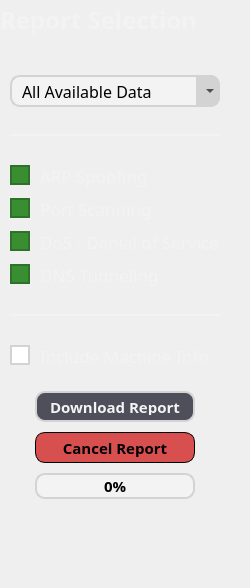
               <widget class="QFrame" name="reportSelectionVerticalFrameOutside">
                <property name="minimumSize">
                 <size>
                  <width>250</width>
                  <height>0</height>
                 </size>
                </property>
                <property name="maximumSize">
                 <size>
                  <width>250</width>
                  <height>16777215</height>
                 </size>
                </property>
                <layout class="QVBoxLayout" name="verticalLayout_10">
                 <property name="spacing">
                  <number>15</number>
                 </property>
                 <property name="leftMargin">
                  <number>0</number>
                 </property>
                 <property name="topMargin">
                  <number>0</number>
                 </property>
                 <property name="rightMargin">
                  <number>10</number>
                 </property>
                 <property name="bottomMargin">
                  <number>20</number>
                 </property>
                 <item>
                  <widget class="QLabel" name="reportSelectionLabel">
                   <property name="minimumSize">
                    <size>
                     <width>180</width>
                     <height>40</height>
                    </size>
                   </property>
                   <property name="maximumSize">
                    <size>
                     <width>16777215</width>
                     <height>16777215</height>
                    </size>
                   </property>
                   <property name="font">
                    <font>
                     <family>Cairo</family>
                     <pointsize>-1</pointsize>
                     <bold>true</bold>
                    </font>
                   </property>
                   <property name="styleSheet">
                    <string notr="true">#reportSelectionLabel {
	background-color: transparent;
	color: #f3f3f3;
    font-size: 24px;
    font-family: Cairo;
    font-weight: bold;
}</string>
                   </property>
                   <property name="text">
                    <string>Report Selection</string>
                   </property>
                   <property name="alignment">
                    <set>Qt::AlignmentFlag::AlignLeading|Qt::AlignmentFlag::AlignLeft|Qt::AlignmentFlag::AlignVCenter</set>
                   </property>
                   <property name="wordWrap">
                    <bool>false</bool>
                   </property>
                  </widget>
                 </item>
                 <item>
                  <widget class="QFrame" name="reportSelectionVerticalFrameInside">
                   <property name="minimumSize">
                    <size>
                     <width>240</width>
                     <height>0</height>
                    </size>
                   </property>
                   <property name="maximumSize">
                    <size>
                     <width>240</width>
                     <height>16777215</height>
                    </size>
                   </property>
                   <property name="styleSheet">
                    <string notr="true"/>
                   </property>
                   <layout class="QVBoxLayout" name="verticalLayout_11">
                    <property name="spacing">
                     <number>8</number>
                    </property>
                    <property name="leftMargin">
                     <number>10</number>
                    </property>
                    <property name="topMargin">
                     <number>20</number>
                    </property>
                    <property name="rightMargin">
                     <number>20</number>
                    </property>
                    <property name="bottomMargin">
                     <number>20</number>
                    </property>
                    <item>
                     <widget class="QFrame" name="reportDurationComboBoxFrame">
                      <property name="minimumSize">
                       <size>
                        <width>210</width>
                        <height>32</height>
                       </size>
                      </property>
                      <property name="maximumSize">
                       <size>
                        <width>210</width>
                        <height>32</height>
                       </size>
                      </property>
                      <property name="font">
                       <font>
                        <family>Cairo</family>
                        <pointsize>12</pointsize>
                       </font>
                      </property>
                      <property name="styleSheet">
                       <string notr="true">#reportDurationComboBoxFrame {
    background-color: #f3f3f3;
    color: black;
    border: 2px solid lightgray; 
    border-radius: 10px;
    padding-left: 10px;
}</string>
                      </property>
                      <property name="frameShape">
                       <enum>QFrame::Shape::StyledPanel</enum>
                      </property>
                      <property name="frameShadow">
                       <enum>QFrame::Shadow::Raised</enum>
                      </property>
                      <widget class="QFrame" name="reportDurationComboBoxArrow">
                       <property name="geometry">
                        <rect>
                         <x>186</x>
                         <y>0</y>
                         <width>24</width>
                         <height>32</height>
                        </rect>
                       </property>
                       <property name="minimumSize">
                        <size>
                         <width>24</width>
                         <height>32</height>
                        </size>
                       </property>
                       <property name="maximumSize">
                        <size>
                         <width>22</width>
                         <height>32</height>
                        </size>
                       </property>
                       <property name="font">
                        <font>
                         <family>Cairo</family>
                         <pointsize>12</pointsize>
                        </font>
                       </property>
                       <property name="styleSheet">
                        <string notr="true">#reportDurationComboBoxArrow {
    background-color: lightgray;
    color: black;
    border-top-right-radius: 10px;
    border-bottom-right-radius: 10px;
    padding-left: 10px;
}</string>
                       </property>
                       <property name="frameShape">
                        <enum>QFrame::Shape::StyledPanel</enum>
                       </property>
                       <property name="frameShadow">
                        <enum>QFrame::Shadow::Raised</enum>
                       </property>
                      </widget>
                      <widget class="QComboBox" name="reportDurationComboBox">
                       <property name="enabled">
                        <bool>false</bool>
                       </property>
                       <property name="geometry">
                        <rect>
                         <x>0</x>
                         <y>0</y>
                         <width>210</width>
                         <height>32</height>
                        </rect>
                       </property>
                       <property name="minimumSize">
                        <size>
                         <width>210</width>
                         <height>32</height>
                        </size>
                       </property>
                       <property name="maximumSize">
                        <size>
                         <width>210</width>
                         <height>32</height>
                        </size>
                       </property>
                       <property name="font">
                        <font>
                         <family>Cairo</family>
                         <pointsize>-1</pointsize>
                        </font>
                       </property>
                       <property name="cursor">
                        <cursorShape>PointingHandCursor</cursorShape>
                       </property>
                       <property name="toolTip">
                        <string>&lt;html&gt;&lt;head/&gt;&lt;body&gt;&lt;p&gt;Select the time range for the report.&lt;/p&gt;&lt;/body&gt;&lt;/html&gt;</string>
                       </property>
                       <property name="styleSheet">
                        <string notr="true">#reportDurationComboBox {
    background-color: transparent;
    color: black;
    font-size: 16px;
    font-family: Cairo;
    border: 2px outset transparent;
    border-radius: 10px;
    padding: 4px;
	padding-left: 10px;
}

#reportDurationComboBox QAbstractItemView {
    background-color:  #f3f3f3;
    selection-background-color: rgb(95, 97, 109);
    color: rgb(0, 0, 0);
    border: 1px solid black;
    padding: 10px;
    padding-left: 5px;
    padding-right: 5px;
}

#reportDurationComboBox QAbstractItemView::item:hover { 
    background-color: rgba(0, 0, 0, 0.07);
    color: black;
    border-radius: 6px;
    padding-left: 8px;
}

#reportDurationComboBox QAbstractItemView::item:selected { 
    color: black;
    border: none;
    outline: none;
}

#reportDurationComboBox QListView{
    outline: 0px;
}</string>
                       </property>
                       <property name="currentIndex">
                        <number>4</number>
                       </property>
                       <item>
                        <property name="text">
                         <string>Last Day</string>
                        </property>
                       </item>
                       <item>
                        <property name="text">
                         <string>Last Week</string>
                        </property>
                       </item>
                       <item>
                        <property name="text">
                         <string>Last Month</string>
                        </property>
                       </item>
                       <item>
                        <property name="text">
                         <string>Last Year</string>
                        </property>
                       </item>
                       <item>
                        <property name="text">
                         <string>All Available Data</string>
                        </property>
                       </item>
                      </widget>
                     </widget>
                    </item>
                    <item>
                     <widget class="Line" name="horizontalLine1">
                      <property name="minimumSize">
                       <size>
                        <width>210</width>
                        <height>40</height>
                       </size>
                      </property>
                      <property name="styleSheet">
                       <string notr="true">#horizontalLine1 {
	color: #f3f3f3;
}</string>
                      </property>
                      <property name="frameShadow">
                       <enum>QFrame::Shadow::Plain</enum>
                      </property>
                      <property name="lineWidth">
                       <number>2</number>
                      </property>
                      <property name="orientation">
                       <enum>Qt::Orientation::Horizontal</enum>
                      </property>
                     </widget>
                    </item>
                    <item>
                     <widget class="QCheckBox" name="arpSpoofingCheckBox">
                      <property name="maximumSize">
                       <size>
                        <width>16777215</width>
                        <height>30</height>
                       </size>
                      </property>
                      <property name="font">
                       <font>
                        <family>Cairo</family>
                        <pointsize>-1</pointsize>
                       </font>
                      </property>
                      <property name="cursor">
                       <cursorShape>PointingHandCursor</cursorShape>
                      </property>
                      <property name="styleSheet">
                       <string notr="true">#arpSpoofingCheckBox {
    spacing: 10px;
    color: #f3f3f3;
    font-size: 17px;
    font-family: Cairo;
}

#arpSpoofingCheckBox::indicator {
    width: 16px;
    height: 16px;
}

#arpSpoofingCheckBox::indicator:checked {
    background-color: #3a8e32;
    border: 2px solid #2e7128;
}

#arpSpoofingCheckBox::indicator:unchecked {
    background-color: white;
    border: 2px solid lightgray;
}

#arpSpoofingCheckBox::indicator:hover {
    border: 2px solid #4d9946;
}</string>
                      </property>
                      <property name="text">
                       <string>ARP Spoofing</string>
                      </property>
                      <property name="checked">
                       <bool>true</bool>
                      </property>
                     </widget>
                    </item>
                    <item>
                     <widget class="QCheckBox" name="portScanningCheckBox">
                      <property name="maximumSize">
                       <size>
                        <width>16777215</width>
                        <height>30</height>
                       </size>
                      </property>
                      <property name="font">
                       <font>
                        <family>Cairo</family>
                        <pointsize>-1</pointsize>
                       </font>
                      </property>
                      <property name="cursor">
                       <cursorShape>PointingHandCursor</cursorShape>
                      </property>
                      <property name="styleSheet">
                       <string notr="true">#portScanningCheckBox {
    spacing: 10px;
    color: #f3f3f3;
    font-size: 17px;
    font-family: Cairo;
}

#portScanningCheckBox::indicator {
    width: 16px;
    height: 16px;
}

#portScanningCheckBox::indicator:checked {
    background-color: #3a8e32;
    border: 2px solid #2e7128;
}

#portScanningCheckBox::indicator:unchecked {
    background-color: white;
    border: 2px solid lightgray;
}

#portScanningCheckBox::indicator:hover {
    border: 2px solid #4d9946;
}</string>
                      </property>
                      <property name="text">
                       <string>Port Scanning</string>
                      </property>
                      <property name="checked">
                       <bool>true</bool>
                      </property>
                     </widget>
                    </item>
                    <item>
                     <widget class="QCheckBox" name="denialOfServiceCheckBox">
                      <property name="maximumSize">
                       <size>
                        <width>16777215</width>
                        <height>30</height>
                       </size>
                      </property>
                      <property name="font">
                       <font>
                        <family>Cairo</family>
                        <pointsize>-1</pointsize>
                       </font>
                      </property>
                      <property name="cursor">
                       <cursorShape>PointingHandCursor</cursorShape>
                      </property>
                      <property name="styleSheet">
                       <string notr="true">#denialOfServiceCheckBox {
    spacing: 10px;
    color: #f3f3f3;
    font-size: 17px;
    font-family: Cairo;
}

#denialOfServiceCheckBox::indicator {
    width: 16px;
    height: 16px;
}

#denialOfServiceCheckBox::indicator:checked {
    background-color: #3a8e32;
    border: 2px solid #2e7128;
}

#denialOfServiceCheckBox::indicator:unchecked {
    background-color: white;
    border: 2px solid lightgray;
}

#denialOfServiceCheckBox::indicator:hover {
    border: 2px solid #4d9946;
}</string>
                      </property>
                      <property name="text">
                       <string>DoS - Denial of Service</string>
                      </property>
                      <property name="checked">
                       <bool>true</bool>
                      </property>
                     </widget>
                    </item>
                    <item>
                     <widget class="QCheckBox" name="dnsTunnelingCheckBox">
                      <property name="maximumSize">
                       <size>
                        <width>16777215</width>
                        <height>30</height>
                       </size>
                      </property>
                      <property name="font">
                       <font>
                        <family>Cairo</family>
                        <pointsize>-1</pointsize>
                       </font>
                      </property>
                      <property name="cursor">
                       <cursorShape>PointingHandCursor</cursorShape>
                      </property>
                      <property name="styleSheet">
                       <string notr="true">#dnsTunnelingCheckBox {
    spacing: 10px;
    color: #f3f3f3;
    font-size: 17px;
    font-family: Cairo;
}

#dnsTunnelingCheckBox::indicator {
    width: 16px;
    height: 16px;
}

#dnsTunnelingCheckBox::indicator:checked {
    background-color: #3a8e32;
    border: 2px solid #2e7128;
}

#dnsTunnelingCheckBox::indicator:unchecked {
    background-color: white;
    border: 2px solid lightgray;
}

#dnsTunnelingCheckBox::indicator:hover {
    border: 2px solid #4d9946;
}</string>
                      </property>
                      <property name="text">
                       <string>DNS Tunneling</string>
                      </property>
                      <property name="checked">
                       <bool>true</bool>
                      </property>
                     </widget>
                    </item>
                    <item>
                     <widget class="Line" name="horizontalLine2">
                      <property name="minimumSize">
                       <size>
                        <width>210</width>
                        <height>40</height>
                       </size>
                      </property>
                      <property name="styleSheet">
                       <string notr="true">#horizontalLine2 {
	color: #f3f3f3;
}</string>
                      </property>
                      <property name="frameShadow">
                       <enum>QFrame::Shadow::Plain</enum>
                      </property>
                      <property name="lineWidth">
                       <number>2</number>
                      </property>
                      <property name="orientation">
                       <enum>Qt::Orientation::Horizontal</enum>
                      </property>
                     </widget>
                    </item>
                    <item>
                     <widget class="QCheckBox" name="machineInfoCheckBox">
                      <property name="maximumSize">
                       <size>
                        <width>16777215</width>
                        <height>30</height>
                       </size>
                      </property>
                      <property name="font">
                       <font>
                        <family>Cairo</family>
                        <pointsize>-1</pointsize>
                       </font>
                      </property>
                      <property name="cursor">
                       <cursorShape>PointingHandCursor</cursorShape>
                      </property>
                      <property name="styleSheet">
                       <string notr="true">#machineInfoCheckBox {
    spacing: 10px;
    color: #f3f3f3;
    font-size: 17px;
    font-family: Cairo;
}

#machineInfoCheckBox::indicator {
    width: 16px;
    height: 16px;
}

#machineInfoCheckBox::indicator:checked {
    background-color: #3a8e32;
    border: 2px solid #2e7128;
}

#machineInfoCheckBox::indicator:unchecked {
    background-color: white;
    border: 2px solid lightgray;
}

#machineInfoCheckBox::indicator:hover {
    border: 2px solid #4d9946;
}</string>
                      </property>
                      <property name="text">
                       <string>Include Machine Info</string>
                      </property>
                     </widget>
                    </item>
                    <item>
                     <widget class="QFrame" name="downloadReportButtonVerticalFrame">
                      <property name="maximumSize">
                       <size>
                        <width>16777215</width>
                        <height>16777215</height>
                       </size>
                      </property>
                      <property name="layoutDirection">
                       <enum>Qt::LayoutDirection::LeftToRight</enum>
                      </property>
                      <layout class="QVBoxLayout" name="verticalLayout_12">
                       <property name="spacing">
                        <number>10</number>
                       </property>
                       <property name="sizeConstraint">
                        <enum>QLayout::SizeConstraint::SetDefaultConstraint</enum>
                       </property>
                       <property name="leftMargin">
                        <number>25</number>
                       </property>
                       <property name="topMargin">
                        <number>15</number>
                       </property>
                       <property name="rightMargin">
                        <number>25</number>
                       </property>
                       <property name="bottomMargin">
                        <number>9</number>
                       </property>
                       <item>
                        <widget class="QPushButton" name="downloadReportPushButton">
                         <property name="minimumSize">
                          <size>
                           <width>160</width>
                           <height>31</height>
                          </size>
                         </property>
                         <property name="maximumSize">
                          <size>
                           <width>160</width>
                           <height>31</height>
                          </size>
                         </property>
                         <property name="font">
                          <font>
                           <family>Cairo</family>
                           <pointsize>-1</pointsize>
                           <bold>true</bold>
                          </font>
                         </property>
                         <property name="cursor">
                          <cursorShape>PointingHandCursor</cursorShape>
                         </property>
                         <property name="toolTip">
                          <string>&lt;html&gt;&lt;head/&gt;&lt;body&gt;&lt;p&gt;Download the report now.&lt;/p&gt;&lt;/body&gt;&lt;/html&gt;</string>
                         </property>
                         <property name="styleSheet">
                          <string notr="true">#downloadReportPushButton  {
    background-color: #4e4f5a;
    border: 2px solid lightgray;
    border-radius: 10px;
    padding: 5px;
    color: #f3f3f3;
    font-size: 15px;
    font-family: Cairo;
}

#downloadReportPushButton:hover {
    background-color: #464751; 
	border-color: #d7d7d7;
}

#downloadReportPushButton:pressed {
    background-color: #383840; 
	border-color:#d7d7d7;
}</string>
                         </property>
                         <property name="text">
                          <string>Download Report</string>
                         </property>
                        </widget>
                       </item>
                       <item>
                        <widget class="QPushButton" name="cancelReportPushButton">
                         <property name="minimumSize">
                          <size>
                           <width>160</width>
                           <height>31</height>
                          </size>
                         </property>
                         <property name="maximumSize">
                          <size>
                           <width>160</width>
                           <height>31</height>
                          </size>
                         </property>
                         <property name="font">
                          <font>
                           <family>Cairo</family>
                           <pointsize>-1</pointsize>
                           <bold>true</bold>
                          </font>
                         </property>
                         <property name="cursor">
                          <cursorShape>PointingHandCursor</cursorShape>
                         </property>
                         <property name="toolTip">
                          <string>&lt;html&gt;&lt;head/&gt;&lt;body&gt;&lt;p&gt;Cancel report creation.&lt;/p&gt;&lt;/body&gt;&lt;/html&gt;</string>
                         </property>
                         <property name="styleSheet">
                          <string notr="true">#cancelReportPushButton  {
    background-color: #d84f4f;
    border: 1px solid black;
    border-radius: 10px;
    padding: 5px;
    color: black; 
    font-size: 15px;
    font-family: Cairo;
}

#cancelReportPushButton:hover {
     background-color: #db6060;
}

 #cancelReportPushButton:pressed {
    background-color: #ac3f3f;
}</string>
                         </property>
                         <property name="text">
                          <string>Cancel Report</string>
                         </property>
                        </widget>
                       </item>
                       <item>
                        <widget class="QProgressBar" name="reportProgressBar">
                         <property name="sizePolicy">
                          <sizepolicy hsizetype="Preferred" vsizetype="Fixed">
                           <horstretch>0</horstretch>
                           <verstretch>0</verstretch>
                          </sizepolicy>
                         </property>
                         <property name="minimumSize">
                          <size>
                           <width>160</width>
                           <height>26</height>
                          </size>
                         </property>
                         <property name="maximumSize">
                          <size>
                           <width>160</width>
                           <height>26</height>
                          </size>
                         </property>
                         <property name="font">
                          <font>
                           <family>Cairo</family>
                           <pointsize>-1</pointsize>
                           <bold>true</bold>
                          </font>
                         </property>
                         <property name="toolTip">
                          <string>&lt;html&gt;&lt;head/&gt;&lt;body&gt;&lt;p&gt;Report creation progress.&lt;/p&gt;&lt;/body&gt;&lt;/html&gt;</string>
                         </property>
                         <property name="styleSheet">
                          <string notr="true">#reportProgressBar {
    border: 2px solid #d3d3d3;
    border-radius: 10px;
    background-color: #f3f3f3;
    text-align: center;
    color: black; 
    font-size: 15px;
    font-family: Cairo;
    font-weight: bold;
}

#reportProgressBar::chunk {
    background-color: #3a8e32;
    border-radius: 10px;
}
</string>
                         </property>
                         <property name="value">
                          <number>0</number>
                         </property>
                        </widget>
                       </item>
                      </layout>
                     </widget>
                    </item>
                    <item>
                     <spacer name="verticalSpacer_16">
                      <property name="orientation">
                       <enum>Qt::Orientation::Vertical</enum>
                      </property>
                      <property name="sizeHint" stdset="0">
                       <size>
                        <width>20</width>
                        <height>40</height>
                       </size>
                      </property>
                     </spacer>
                    </item>
                   </layout>
                  </widget>
                 </item>
                </layout>
               </widget>
